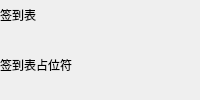
       <widget class="QWidget" name="signInStatusContainer" native="true">
        <property name="sizePolicy">
         <sizepolicy hsizetype="Expanding" vsizetype="Preferred">
          <horstretch>100</horstretch>
          <verstretch>0</verstretch>
         </sizepolicy>
        </property>
        <property name="minimumSize">
         <size>
          <width>200</width>
          <height>0</height>
         </size>
        </property>
        <property name="class" stdset="0">
         <string>Container</string>
        </property>
        <layout class="QGridLayout" name="gridLayout_22">
         <property name="leftMargin">
          <number>0</number>
         </property>
         <property name="topMargin">
          <number>0</number>
         </property>
         <property name="rightMargin">
          <number>0</number>
         </property>
         <property name="bottomMargin">
          <number>0</number>
         </property>
         <property name="spacing">
          <number>0</number>
         </property>
         <item row="0" column="0">
          <widget class="QWidget" name="widget_21" native="true">
           <property name="class" stdset="0">
            <string>ContainerTitlebar</string>
           </property>
           <layout class="QGridLayout" name="gridLayout_21">
            <property name="leftMargin">
             <number>0</number>
            </property>
            <property name="topMargin">
             <number>0</number>
            </property>
            <property name="rightMargin">
             <number>0</number>
            </property>
            <property name="bottomMargin">
             <number>0</number>
            </property>
            <property name="horizontalSpacing">
             <number>10</number>
            </property>
            <item row="0" column="0">
             <widget class="QLabel" name="signInLabel">
              <property name="sizePolicy">
               <sizepolicy hsizetype="Expanding" vsizetype="Preferred">
                <horstretch>0</horstretch>
                <verstretch>0</verstretch>
               </sizepolicy>
              </property>
              <property name="minimumSize">
               <size>
                <width>40</width>
                <height>30</height>
               </size>
              </property>
              <property name="maximumSize">
               <size>
                <width>4000</width>
                <height>30</height>
               </size>
              </property>
              <property name="text">
               <string>签到表</string>
              </property>
              <property name="class" stdset="0">
               <string>TitleIcon</string>
              </property>
             </widget>
            </item>
           </layout>
          </widget>
         </item>
         <item row="1" column="0">
          <widget class="QWidget" name="signInStatusContentContainer" native="true">
           <property name="sizePolicy">
            <sizepolicy hsizetype="Preferred" vsizetype="Expanding">
             <horstretch>0</horstretch>
             <verstretch>0</verstretch>
            </sizepolicy>
           </property>
           <property name="class" stdset="0">
            <string>ContainerContentWidget</string>
           </property>
           <layout class="QGridLayout" name="gridLayout_23">
            <property name="leftMargin">
             <number>0</number>
            </property>
            <property name="topMargin">
             <number>0</number>
            </property>
            <property name="rightMargin">
             <number>0</number>
            </property>
            <property name="bottomMargin">
             <number>0</number>
            </property>
            <item row="0" column="0">
             <widget class="QLabel" name="signInStatusPlaceholder">
              <property name="text">
               <string>签到表占位符</string>
              </property>
             </widget>
            </item>
           </layout>
          </widget>
         </item>
        </layout>
       </widget>
